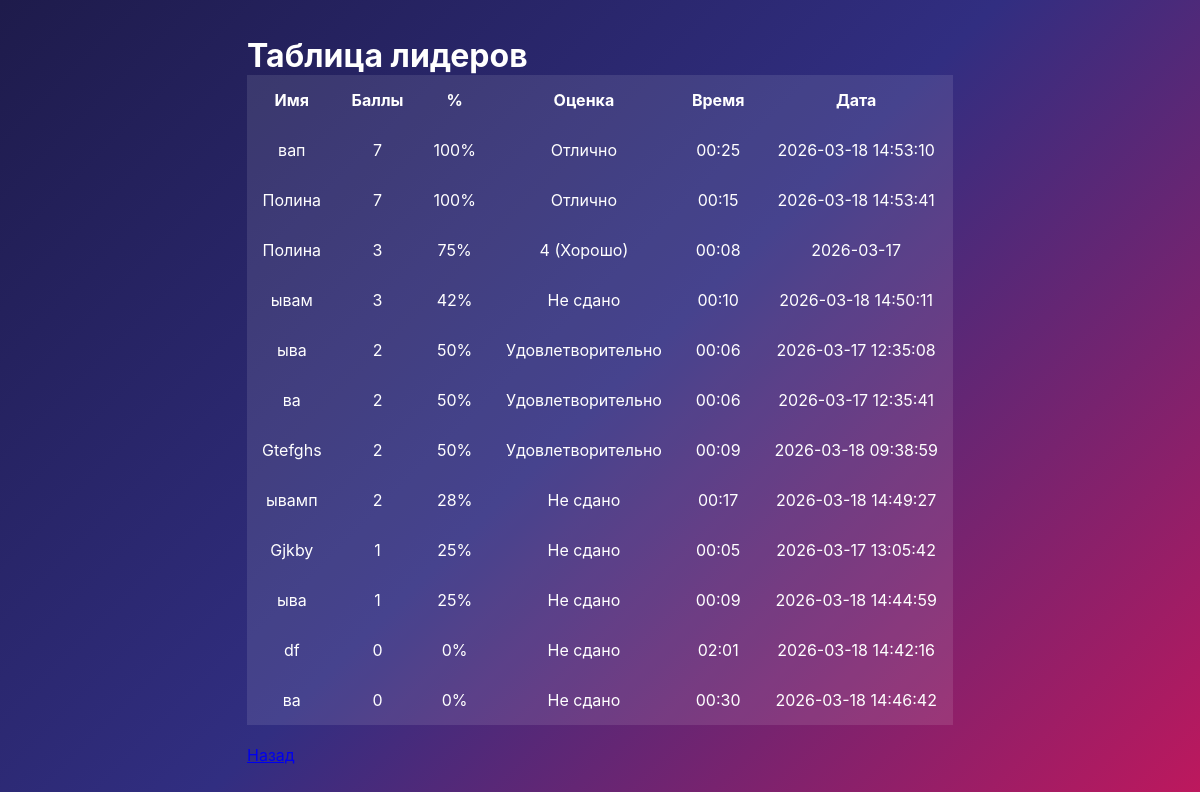
The app's page /leaderboard with its own data.
### main.py (models this page shows)
class Result(Base):
    __tablename__ = "results"
    id = Column(Integer, primary_key=True, index=True)
    name = Column(String)
    score = Column(Integer)
    percent = Column(Integer)
    grade = Column(String)
    time_spent = Column(String)
    date = Column(String)

### main.py (the view)
@app.get("/leaderboard", response_class=HTMLResponse)
async def leaderboard(request: Request, db: Session = Depends(get_db)):
    results = db.query(Result).order_by(Result.score.desc(), Result.date.asc()).all()
    return templates.TemplateResponse(
        "leaderboard.html",
        {"request": request, "results": results}
    )

### templates/leaderboard.html (shortened to what this page needs)
<!DOCTYPE html>
<html>
<head>
<link rel="stylesheet" href="/static/style.css">
</head>
<body>
<div class="card">
<h1>Таблица лидеров</h1>
<table>
<tr>
<th>Имя</th>
<th>Баллы</th>
<th>%</th>
<th>Оценка</th>
<th>Время</th>
<th>Дата</th>
</tr>
{% for r in results %}
<tr>
<td>{{ r.name }}</td>
<td>{{ r.score }}</td>
<td>{{ r.percent }}%</td>
<td>{{ r.grade }}</td>
<td>{{ r.time_spent }}</td>
<td>{{ r.date }}</td>
</tr>
{% endfor %}
</table>
<br>
<a href="/">Назад</a>
</div>
</body>
</html>

### static/style.css (style rules this page uses)
* { box-sizing:border-box; margin:0; padding:0; }
body { font-family:'Inter',sans-serif; background:linear-gradient(135deg,#1e1b4b,#312e81,#be185d); display:flex; justify-content:center; align-items:center; min-height:100vh; color:white; overflow-x:hidden; }
table { width:100%; border-collapse:collapse; background:rgba(255,255,255,0.1); }
th,td { padding:15px; text-align:center; }

### records on screen
Result: name "вап", score "7", percent "100", grade "Отлично", time_spent "00:25", date "2026-03-18 14:53:10"
Result: name "Полина", score "7", percent "100", grade "Отлично", time_spent "00:15", date "2026-03-18 14:53:41"
Result: name "Полина", score "3", percent "75", grade "4 (Хорошо)", time_spent "00:08", date "2026-03-17"
Result: name "ывам", score "3", percent "42", grade "Не сдано", time_spent "00:10", date "2026-03-18 14:50:11"
Result: name "ыва", score "2", percent "50", grade "Удовлетворительно", time_spent "00:06", date "2026-03-17 12:35:08"
Result: name "ва", score "2", percent "50", grade "Удовлетворительно", time_spent "00:06", date "2026-03-17 12:35:41"
Result: name "Gtefghs", score "2", percent "50", grade "Удовлетворительно", time_spent "00:09", date "2026-03-18 09:38:59"
Result: name "ывамп", score "2", percent "28", grade "Не сдано", time_spent "00:17", date "2026-03-18 14:49:27"
Result: name "Gjkby", score "1", percent "25", grade "Не сдано", time_spent "00:05", date "2026-03-17 13:05:42"
Result: name "ыва", score "1", percent "25", grade "Не сдано", time_spent "00:09", date "2026-03-18 14:44:59"
Result: name "df", score "0", percent "0", grade "Не сдано", time_spent "02:01", date "2026-03-18 14:42:16"
Result: name "ва", score "0", percent "0", grade "Не сдано", time_spent "00:30", date "2026-03-18 14:46:42"
